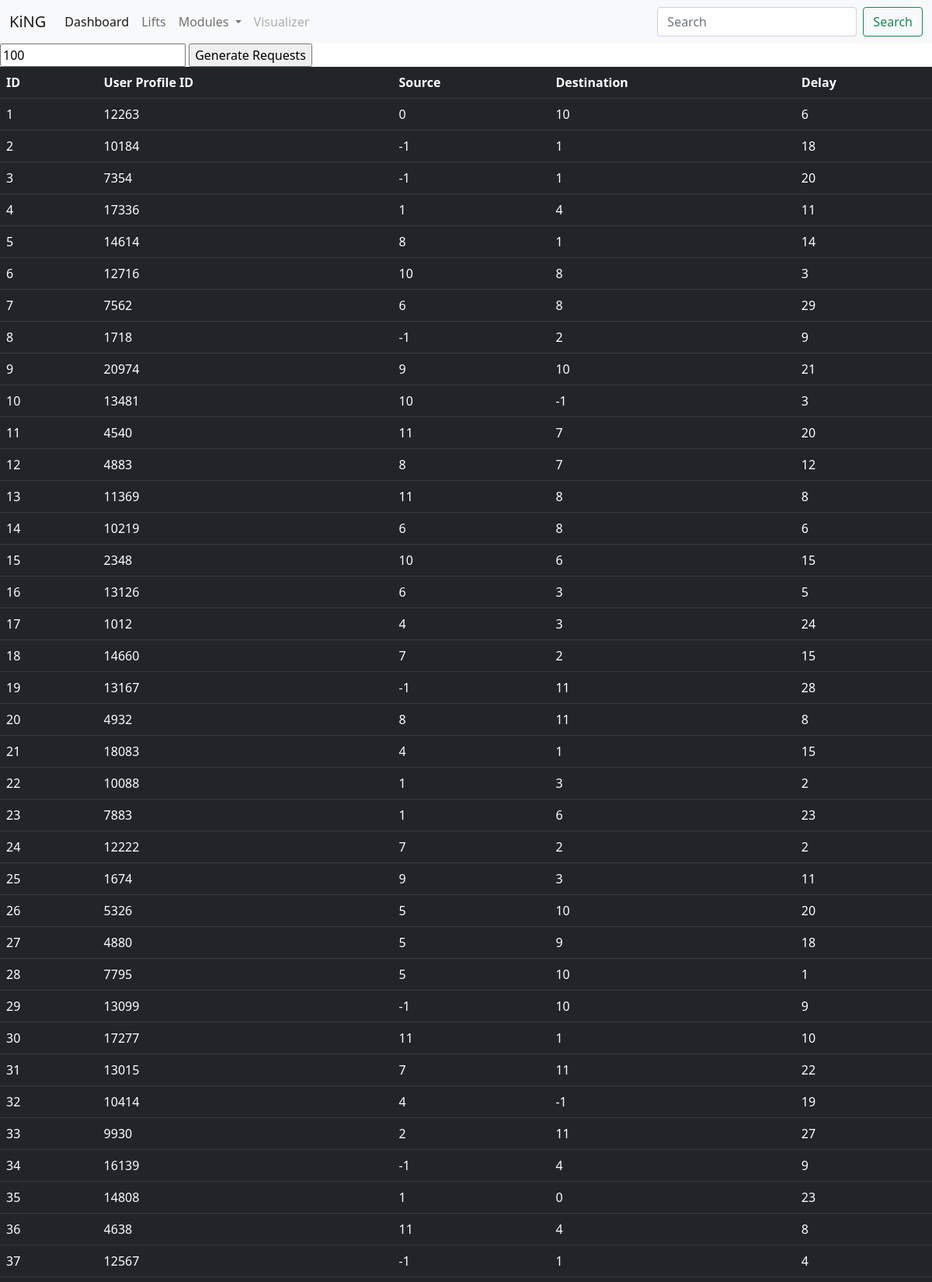
Page /schindler/simulation/ (upper part) on the committed database.
### schindler/models.py (models this page shows, shortened)
class Simulation(models.Model):
    user_profile = models.ForeignKey(UserProfile, on_delete=models.CASCADE, related_name='SimulationUserProfile', null=True)
    source = models.IntegerField()
    destination = models.IntegerField()
    delay = models.PositiveIntegerField()

class UserProfile(models.Model):
    name = models.CharField(max_length=64)
    interests = models.TextField()
    journey_frequency = models.IntegerField()
    cluster = models.ForeignKey(Cluster, on_delete=models.CASCADE, related_name='UserProfileCluster', null=True)

### schindler/views.py (the view)
# urls.py: path('schindler/simulation/', list_simulation, name='schindler-simulation'),
@csrf_exempt
def list_simulation(request):
    simulation = Simulation.objects.all()
    return render(request, 'schindler/simulation.html', {'simulation': simulation})

### templates/schindler/simulation.html (shortened to what this page needs)
{% extends 'schindler/base.html' %}
{% block content %}
    <form method="post" id="form-submit">
        <input type="number" value="100" placeholder="100" id="number_request">
        <input type="submit" value="Generate Requests" id="submit">
    </form>
    <div id="users">
        <table class="table table-dark table-hover" id="simulation_table">
            <tr>
                <th>ID</th>
                <th>User Profile ID</th>
                <th>Source</th>
                <th>Destination</th>
                <th>Delay</th>
            </tr>
            {% for request in simulation %}
                <tr>
                    <td>{{ request.id }}</td>
                    <td>{{ request.user_profile.id }}</td>
                    <td>{{ request.source }}</td>
                    <td>{{ request.destination }}</td>
                    <td>{{ request.delay }}</td>
                </tr>
            {% endfor %}
        </table>
    </div>
{% endblock %}

### templates/schindler/base.html (shortened to what this page needs)
<!DOCTYPE html>
<html lang="en">
<head>
    <link href="https://cdn.jsdelivr.net/npm/bootstrap@5.0.2/dist/css/bootstrap.min.css" rel="stylesheet"
>
</head>
<body>
<nav class="navbar navbar-expand-lg navbar-light bg-light">
    <div class="container-fluid">
        <a class="navbar-brand" href="#">KiNG</a>
        <div class="collapse navbar-collapse" id="navbarSupportedContent">
            <ul class="navbar-nav me-auto mb-2 mb-lg-0">
                <li class="nav-item">
                    <a class="nav-link active" aria-current="page" href="{% url 'schindler' %}">Dashboard</a>
                </li>
                <li class="nav-item">
                    <a class="nav-link" href="{% url 'schindler-lifts' %}">Lifts</a>
                </li>
                <li class="nav-item dropdown">
                    <a class="nav-link dropdown-toggle" href="#" id="navbarDropdown" role="button"
                       data-bs-toggle="dropdown" aria-expanded="false">
                        Modules
                    </a>
                </li>
                <li class="nav-item">
                    <a class="nav-link disabled" href="#" tabindex="-1" aria-disabled="true">Visualizer</a>
                </li>
            </ul>
            <form class="d-flex">
                <input class="form-control me-2" type="search" placeholder="Search" aria-label="Search">
                <button class="btn btn-outline-success" type="submit">Search</button>
            </form>
        </div>
    </div>
</nav>
{% block content %}
{% endblock %}
</body>
</html>

### rows in the picture
Simulation: id "1", user_profile.id "12263", source "0", destination "10", delay "6"
Simulation: id "2", user_profile.id "10184", source "-1", destination "1", delay "18"
Simulation: id "3", user_profile.id "7354", source "-1", destination "1", delay "20"
Simulation: id "4", user_profile.id "17336", source "1", destination "4", delay "11"
Simulation: id "5", user_profile.id "14614", source "8", destination "1", delay "14"
Simulation: id "6", user_profile.id "12716", source "10", destination "8", delay "3"
Simulation: id "7", user_profile.id "7562", source "6", destination "8", delay "29"
Simulation: id "8", user_profile.id "1718", source "-1", destination "2", delay "9"
Simulation: id "9", user_profile.id "20974", source "9", destination "10", delay "21"
Simulation: id "10", user_profile.id "13481", source "10", destination "-1", delay "3"
Simulation: id "11", user_profile.id "4540", source "11", destination "7", delay "20"
Simulation: id "12", user_profile.id "4883", source "8", destination "7", delay "12"
Simulation: id "13", user_profile.id "11369", source "11", destination "8", delay "8"
Simulation: id "14", user_profile.id "10219", source "6", destination "8", delay "6"
Simulation: id "15", user_profile.id "2348", source "10", destination "6", delay "15"
Simulation: id "16", user_profile.id "13126", source "6", destination "3", delay "5"
Simulation: id "17", user_profile.id "1012", source "4", destination "3", delay "24"
Simulation: id "18", user_profile.id "14660", source "7", destination "2", delay "15"
Simulation: id "19", user_profile.id "13167", source "-1", destination "11", delay "28"
Simulation: id "20", user_profile.id "4932", source "8", destination "11", delay "8"
Simulation: id "21", user_profile.id "18083", source "4", destination "1", delay "15"
Simulation: id "22", user_profile.id "10088", source "1", destination "3", delay "2"
Simulation: id "23", user_profile.id "7883", source "1", destination "6", delay "23"
Simulation: id "24", user_profile.id "12222", source "7", destination "2", delay "2"
Simulation: id "25", user_profile.id "1674", source "9", destination "3", delay "11"
Simulation: id "26", user_profile.id "5326", source "5", destination "10", delay "20"
Simulation: id "27", user_profile.id "4880", source "5", destination "9", delay "18"
Simulation: id "28", user_profile.id "7795", source "5", destination "10", delay "1"
Simulation: id "29", user_profile.id "13099", source "-1", destination "10", delay "9"
Simulation: id "30", user_profile.id "17277", source "11", destination "1", delay "10"
Simulation: id "31", user_profile.id "13015", source "7", destination "11", delay "22"
Simulation: id "32", user_profile.id "10414", source "4", destination "-1", delay "19"
Simulation: id "33", user_profile.id "9930", source "2", destination "11", delay "27"
Simulation: id "34", user_profile.id "16139", source "-1", destination "4", delay "9"
Simulation: id "35", user_profile.id "14808", source "1", destination "0", delay "23"
Simulation: id "36", user_profile.id "4638", source "11", destination "4", delay "8"
Simulation: id "37", user_profile.id "12567", source "-1", destination "1", delay "4"
